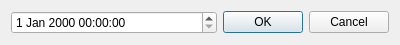
<?xml version="1.0" encoding="UTF-8"?>
<ui version="4.0">
 <class>Dialog</class>
 <widget class="QDialog" name="Dialog">
  <property name="geometry">
   <rect>
    <x>0</x>
    <y>0</y>
    <width>400</width>
    <height>41</height>
   </rect>
  </property>
  <property name="windowTitle">
   <string>Edit Date And Time</string>
  </property>
  <layout class="QGridLayout" name="gridLayout" columnstretch="1,0">
   <item row="1" column="1">
    <widget class="QDialogButtonBox" name="buttonBox">
     <property name="orientation">
      <enum>Qt::Horizontal</enum>
     </property>
     <property name="standardButtons">
      <set>QDialogButtonBox::Cancel|QDialogButtonBox::Ok</set>
     </property>
    </widget>
   </item>
   <item row="1" column="0">
    <widget class="QDateTimeEdit" name="dateTimeEdit"/>
   </item>
  </layout>
 </widget>
 <resources/>
 <connections>
  <connection>
   <sender>buttonBox</sender>
   <signal>accepted()</signal>
   <receiver>Dialog</receiver>
   <slot>accept()</slot>
   <hints>
    <hint type="sourcelabel">
     <x>248</x>
     <y>254</y>
    </hint>
    <hint type="destinationlabel">
     <x>157</x>
     <y>274</y>
    </hint>
   </hints>
  </connection>
  <connection>
   <sender>buttonBox</sender>
   <signal>rejected()</signal>
   <receiver>Dialog</receiver>
   <slot>reject()</slot>
   <hints>
    <hint type="sourcelabel">
     <x>316</x>
     <y>260</y>
    </hint>
    <hint type="destinationlabel">
     <x>286</x>
     <y>274</y>
    </hint>
   </hints>
  </connection>
 </connections>
</ui>
